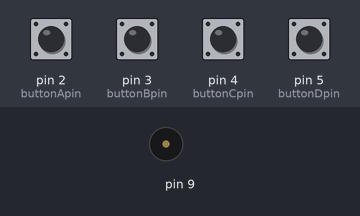
Bench run of a sketch on a simulated Arduino Uno, built with avr-gcc and run on an emulated ATmega328P. Parts: buzzer (waves = sounding). Inputs (shaded band) come from the test bench; at power-on: pin 2 (buttonApin), pin 3 (buttonBpin), pin 4 (buttonCpin), pin 5 (buttonDpin) HIGH.

Above: at 1.2 s.
1.3 s: pin 2 (buttonApin) pulled LOW for 0.15 s
At 1.37 s:
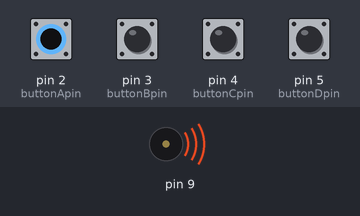
Timing chart, 0 to 4.3 s (numbered marks = the images above; inputs shaded):
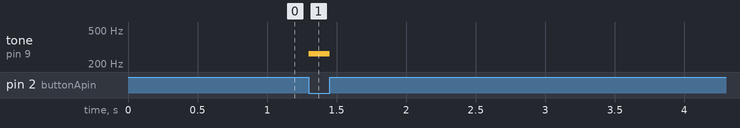

Measured:
- after the input at 1.3 s, tone on pin 9: silent → 262 Hz at once, → silent 0.15 s later

The sketch:

pag84_bis.ino
```cpp
int buttonApin = 2;
int buttonBpin = 3;
int buttonCpin = 4;
int buttonDpin = 5;

int notes[] = {262, 294,330,349};


void setup() {
  pinMode(buttonApin, INPUT_PULLUP);
  pinMode(buttonBpin, INPUT_PULLUP);
  pinMode(buttonCpin, INPUT_PULLUP);
  pinMode(buttonDpin, INPUT_PULLUP);
}

void loop() {

if (digitalRead(buttonApin) == LOW){
  tone(9, notes[0],20);
} else if(digitalRead(buttonBpin) == LOW){
  tone(9, notes[1],20);
}else if(digitalRead(buttonCpin) == LOW){
  tone(9, notes[2],20);
}else if(digitalRead(buttonDpin) == LOW){
  tone(9, notes[3],20);
} else{
  noTone(9);

}
//delay(10);
}
```
